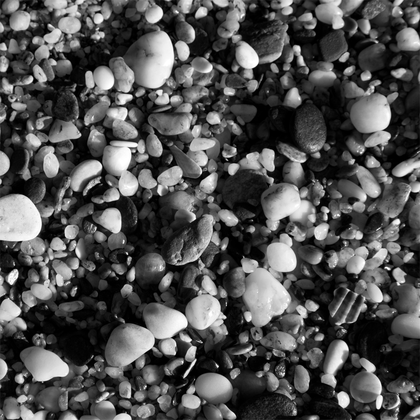
%> input picture FYP Code/Histogram Shifting/images/stones.png, 420 x 420 px, shrunk from 1024 x 1024 before the run
$ octave hist_embed.m   (GNU Octave 9; MATLAB toolbox functions it lacks are replaced by stand-ins)
%> lines starting %> are read from the running program, lines starting %| are printed output that depends on the picture
close all;
clearvars;

img_z=imread('./images/stones.png');
%> img_z is the input picture: size 420x420 uint8; min 0, max 255, mean 80.4

%creates a string of random bits equal to
%the length of the peak point of the histogram
[counts,binLocations] = imhist(img_z);
%> counts = 256 values, max 4053 at index 1, min 57 at index 255, mean 689.1; binLocations = 256 values from 0 to 255
add_bits=randi([0 1],max(counts),1);


    % using only one pair of maximum and minimum point
    [m,n]=size(img_z);
%> m = 420; n = 420
    len_m=length(num2str(m));
%> len_m = 3
    len_n=length(num2str(n));
%> len_n = 3

    [counts,binLocations] = imhist(img_z);

    [~,max_ind]=max(counts);
%> max_ind = 1
    max_px=binLocations(max_ind);
%> max_px = 0

    [min_val,min_ind]=min(counts);
%> min_val = 57; min_ind = 255


    min_indexes=find(counts==min_val);
%> min_indexes = 255
    % find the minimum point that is the closest to the maximum point
    interval=numel(binLocations);% maximum possible index difference
%> interval = 256
    if numel(min_indexes)~=1
       for i=1:numel(min_indexes)
           temp=abs(min_indexes(i)-max_ind);
           if(temp<interval)
               interval=temp;
               min_ind=min_indexes(i);
           end
       end
    end
    min_px=binLocations(min_ind);
%> min_px = 254

    img_y=img_z;

    add_ind=1;
    if(counts(min_ind)~=0)
        % h(b)~=0
        b_indexes=find(img_z==min_px);
%> b_indexes = 57 values from 4060 to 167381
        overhead='';
        for i=1:numel(b_indexes)
            [xi,yi]=ind2sub([m,n],b_indexes(i));
            sxi=num2str(xi);
            syi=num2str(yi);
            while(length(sxi)<len_m)
                sxi=strcat('0',sxi);
            end
            while(length(syi)<len_m)
                syi=strcat('0',syi);
            end
            overhead=strcat(overhead,sxi,syi);
        end
%> this loop made 57 passes
%> (xi, yi) on passes 10 to 21: (165, 122), (159, 124), (160, 124), (161, 124), (166, 124), (118, 125), (119, 125), (158, 125), (159, 125), (165, 125), (164, 126), (163, 127)
%> (xi, yi, overhead) on passes 1 to 6: (280, 10, '280010'), (277, 13, '280010277013'), (281, 13, '280010277013281013'), (86, 111, '280010277013281013086111'), (87, 111, '280010277013281013086111087111'), (87, 112, '280010277013281013086111087111087112')
        overhead=strcat(overhead,num2str(min_px));

        overnum=zeros(numel(overhead),1);
        for i=1:numel(overhead)
            overnum(i)=str2num(overhead(i));
        end
%> after the loop, overnum = 345 values, max 9 at index 63, min 0 at index 3, mean 3.32

    end

    % embed additional bits to pixels with value max_px
    % determine the histogram shift direction based on where max point is
    % to minimum point
    if max_px<min_px
        between=(img_y>max_px)&(img_y<min_px);
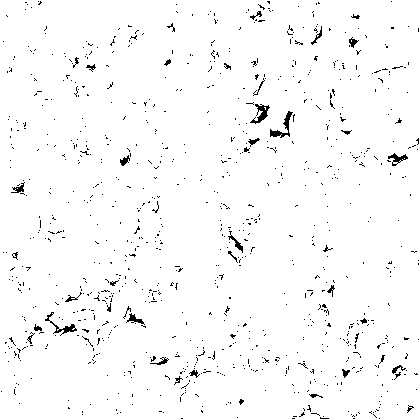
%> between: size 420x420 logical; 97.6% white; black in thin lines or dots
        img_y(between)=img_y(between)+1;
        for i=1:m*n
            if img_y(i)==max_px
                if add_bits(add_ind)==1
                    img_y(i)=img_y(i)+1;
                end
                add_ind=add_ind+1;
            end
        end
%> img_y: size 420x420 uint8; min 0, max 255, mean 81.4; mean of the top-left, top-right, bottom-left and bottom-right quarters 93.8, 70.4, 82.5, 78.9
%> after the loop, add_ind = 4054
    else
        between=(img_y>min_px)&(img_y<max_px);
        img_y(between)=img_y(between)-1;
        for i=1:m*n
            if img_y(i)==max_px
                if add_bits(add_ind)==1
                    img_y(i)=img_y(i)-1;
                end
                add_ind=add_ind+1;
            end
        end
    end

    imwrite(img_y,'watermarked.png','png');
